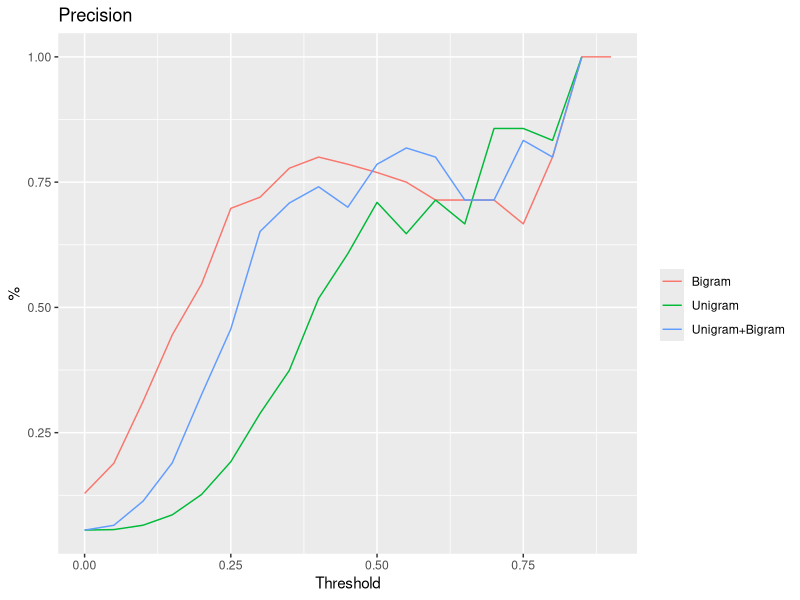
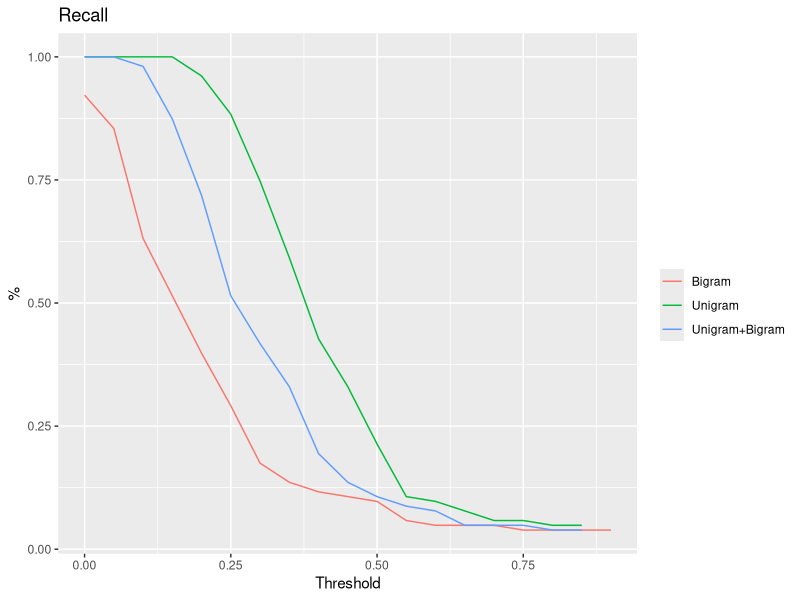
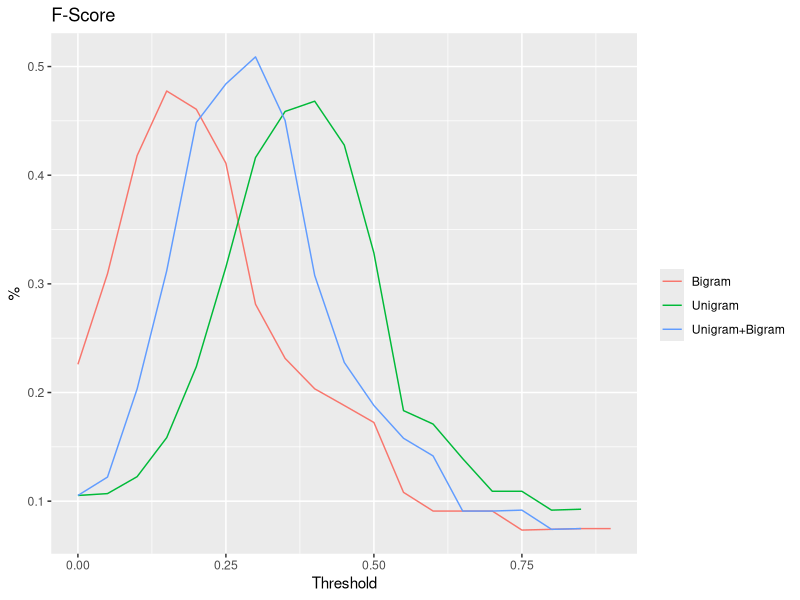
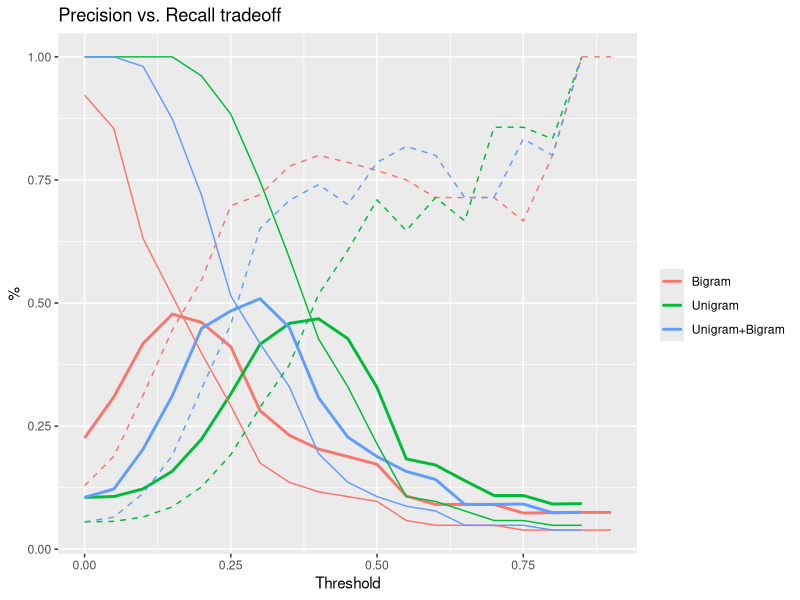

The R source for these figures, in order:
library(ggplot2)
library(reshape2)
library(plyr)
levi <- read.csv("0.csv")
mevi <- read.csv("0,5.csv")
nevi <- read.csv("1.csv")

# Melting 4 columns to 2
levi <- melt(levi, id.vars = "threshold")
mevi <- melt(mevi, id.vars = "threshold")
nevi <- melt(nevi, id.vars = "threshold")
# Specifiying IDs per dataset
levi$category <- "Unigram"
mevi$category <- "Unigram+Bigram"
nevi$category <- "Bigram"
# Merging levi, mevi, nevi to lmnevi
lmevi  <- rbind(levi, mevi)
lmnevi <- rbind(lmevi, nevi)
# 3 plots for 3 things, selecting all the "thing" rows from the dataset for each plot
p <- ggplot(data = lmnevi[lmnevi$variable == "p", ], aes(x = threshold, y = value))
p <- p + geom_line(aes(colour = category))
p <- p + labs(x = "Threshold", y = "%", title = "Precision", colour = "")
ggsave(plot = p, filename = "p.png")
p <- ggplot(data = lmnevi[lmnevi$variable == "r", ], aes(x = threshold, y = value))
p <- p + geom_line(aes(colour = category))
p <- p + labs(x = "Threshold", y = "%", title = "Recall", colour = "")
ggsave(plot = p, filename = "r.png")
p <- ggplot(data = lmnevi[lmnevi$variable == "f", ], aes(x = threshold, y = value))
p <- p + geom_line(aes(colour = category))
p <- p + labs(x = "Threshold", y = "%", title = "F-Score", colour = "")
ggsave(plot = p, filename = "f.png")

p <- ggplot()
p <- p + geom_line(data = lmnevi[lmnevi$variable == "f", ], aes(x = threshold, y = value, colour = category), size = 1)
p <- p + geom_line(data = lmnevi[lmnevi$variable == "r", ], aes(x = threshold, y = value, colour = category))
p <- p + geom_line(data = lmnevi[lmnevi$variable == "p", ], aes(x = threshold, y = value, colour = category), linetype = 2)
p <- p + labs(x = "Threshold", y = "%", title = "Precision vs. Recall tradeoff", colour = "")
ggsave(plot = p, filename = "a.png")